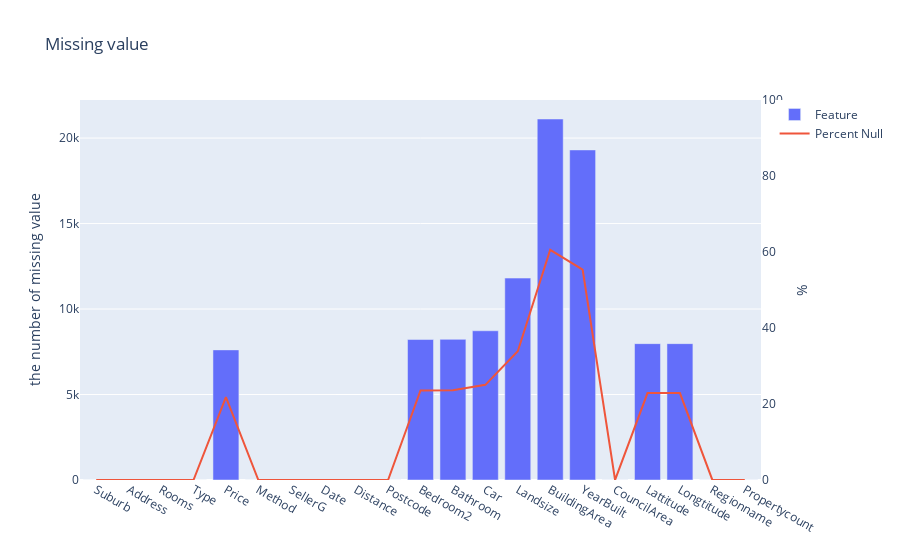

Here is the notebook cell this chart was saved with:
### Code cell
#Visualize data missing
nullData = pd.DataFrame(df_main.isna().sum(), columns = ["Null"])
nullData["percentNull"] = (df_main.isna().sum()/len(df_main)).sort_values(ascending=False)*100
bar = go.Bar(
            x = nullData.index,
            y = nullData.Null,
            name = 'Feature')

scatter = go.Scatter(
            x = nullData.index,
            y = nullData.percentNull,
            name = 'Percent Null',
            yaxis = 'y2'
)
layout = dict(title = 'Missing value',
              xaxis = dict(),
              yaxis = dict(title = 'the number of missing value'),
              yaxis2 = dict(range = [0,100],
                           overlaying = 'y',
                           anchor = 'x',
                           side = 'right',
                           zeroline = False,
                           showgrid = False,
                           title = '%')
)

fig = go.Figure(data = [bar, scatter], layout = layout)
fig.show()

### Figure 1 — Plotly figure (JSON) as saved in the notebook; plotly's stock layout.template omitted (floating-point values rounded to 4 significant figures)
{"data": [{"name": "Feature", "type": "bar", "x": ["Suburb", "Address", "Rooms", "Type", "Price", "Method", "SellerG", "Date", "Distance", "Postcode", "Bedroom2", "Bathroom", "Car", "Landsize", "BuildingArea", "YearBuilt", "CouncilArea", "Lattitude", "Longtitude", "Regionname", "Propertycount"], "y": [0, 0, 0, 0, 7610, 0, 0, 0, 1, 1, 8217, 8226, 8728, 11810, 21115, 19306, 3, 7976, 7976, 3, 3]}, {"name": "Percent Null", "type": "scatter", "x": ["Suburb", "Address", "Rooms", "Type", "Price", "Method", "SellerG", "Date", "Distance", "Postcode", "Bedroom2", "Bathroom", "Car", "Landsize", "BuildingArea", "YearBuilt", "CouncilArea", "Lattitude", "Longtitude", "Regionname", "Propertycount"], "y": [0, 0, 0, 0, 21.83, 0, 0, 0, 0.002869, 0.002869, 23.57, 23.6, 25.04, 33.88, 60.58, 55.39, 0.008607, 22.88, 22.88, 0.008607, 0.008607], "yaxis": "y2"}], "layout": {"title": {"text": "Missing value"}, "yaxis": {"title": {"text": "the number of missing value"}}, "yaxis2": {"anchor": "x", "overlaying": "y", "range": [0, 100], "showgrid": false, "side": "right", "title": {"text": "%"}, "zeroline": false}}}
